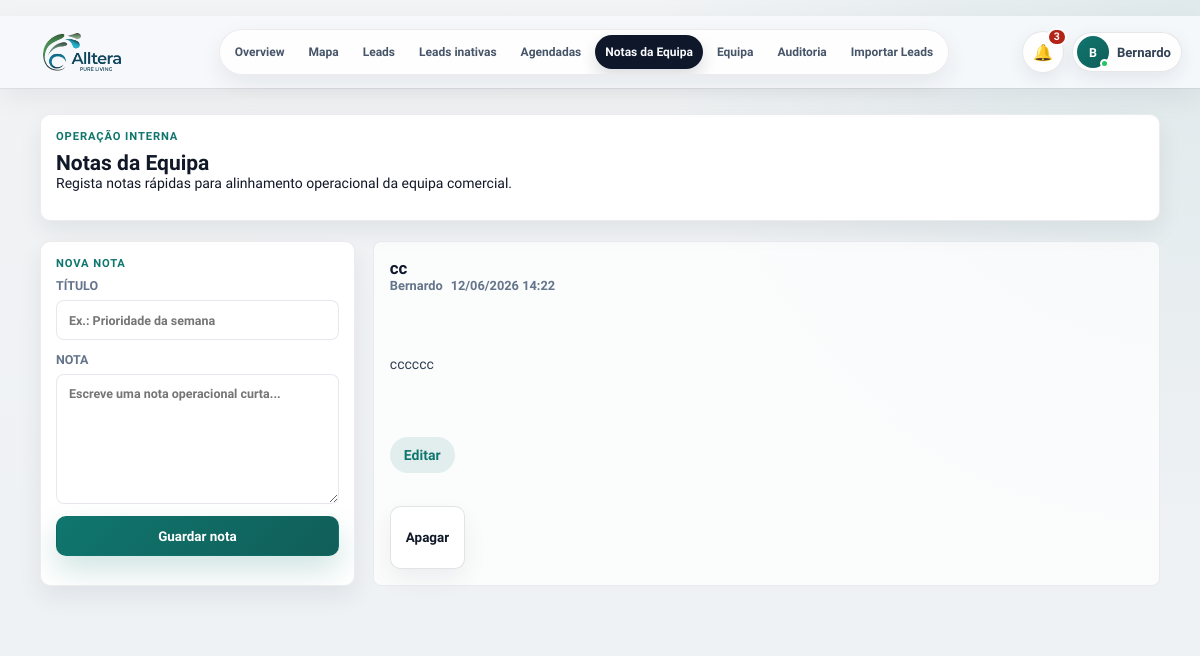
The app's page /notas-equipa (signed in) with its own data.
### PlataformaApoioDecisaoComercial/models.py (models this page shows, shortened)
class User(UserMixin, db.Model):
    __tablename__ = "users"
    id = db.Column(db.Integer, primary_key=True)
    nome = db.Column(db.String(120), nullable=False)
    email = db.Column(db.String(160), nullable=False, unique=True, index=True)
    password_hash = db.Column(db.String(255), nullable=False)
    role = db.Column(db.String(40), nullable=False, default="comercial")
    ativo = db.Column(db.Boolean, nullable=False, default=True)
    approval_status = db.Column(db.String(20), nullable=False, default="approved")
    approved_at = db.Column(db.DateTime, nullable=True)
    approved_by_id = db.Column(db.Integer, nullable=True)
    created_at = db.Column(db.DateTime, default=datetime.utcnow)
    @property
    def is_active(self):
        return bool(self.ativo)
    historico = db.relationship("HistoricoLead", back_populates="user", lazy="dynamic")
    assigned_leads = db.relationship("Lead", back_populates="assigned_to", lazy="dynamic")
    notas_equipa = db.relationship("EquipaNota", back_populates="autor", lazy="dynamic")

class EquipaNota(db.Model):
    __tablename__ = "equipa_nota"
    id = db.Column(db.Integer, primary_key=True)
    titulo = db.Column(db.String(140), nullable=False)
    conteudo = db.Column(db.Text, nullable=False)
    autor_id = db.Column(db.Integer, db.ForeignKey("users.id"), nullable=True, index=True)
    created_at = db.Column(db.DateTime, default=datetime.utcnow, nullable=False)
    updated_at = db.Column(db.DateTime, default=datetime.utcnow, onupdate=datetime.utcnow, nullable=False)
    autor = db.relationship("User", back_populates="notas_equipa")

### PlataformaApoioDecisaoComercial/app.py (the view, shortened to what this page needs)
    @app.route("/notas-equipa", methods=["GET", "POST"])
    @login_required
    def notas_equipa():
        notes = (
            EquipaNota.query.options(joinedload(EquipaNota.autor))
            .order_by(EquipaNota.updated_at.desc(), EquipaNota.created_at.desc())
            .all()
        )
        return render_template("notas_equipa.html", notes=notes)

### PlataformaApoioDecisaoComercial/app.py (called while the page is built)
def normalize_lookup(value):
    text = str(value or "").strip().lower()
    text = unicodedata.normalize("NFKD", text)
    return "".join(char for char in text if not unicodedata.combining(char))

def clean_text(value):
    return re.sub(r"\s+", " ", str(value or "").strip())

def parse_time_value(value):
    value = clean_text(value)
    if not value:
        return None
    match = re.fullmatch(r"([01]?\d|2[0-3]):([0-5]\d)(?::[0-5]\d)?", value)
    if not match:
        return None
    return f"{int(match.group(1)):02d}:{match.group(2)}"

def scheduled_time_label(lead):
    return parse_time_value(getattr(lead, "hora_reuniao", None)) or ""

def is_scheduled_lead(lead):
    if not lead or not lead.data_novo_contacto:
        return False
    state = normalize_legacy_state(lead.estado)
    text = normalize_lookup(" ".join([
        lead.estado or "",
        lead.classificacao_observacao or "",
        lead.observacoes or "",
        lead.observacoes_contacto or "",
        lead.motivo_classificacao or "",
    ]))
    if state in SCHEDULED_STATES:
        return True
    return any(token in text for token in [
        "voltar a ligar",
        "contactar mais tarde",
        "reagendada",
        "reagendar",
        "sem interesse para ja",
        "aguardar resposta",
        "ligar depois",
        "voltar a contactar",
    ])

def scheduled_badge_count():
    today = date.today()
    return (
        Lead.query.filter(
            Lead.data_novo_contacto.isnot(None),
            Lead.data_novo_contacto <= today,
            Lead.estado.in_(list(SCHEDULED_STATES)),
        ).count()
    )

def normalize_legacy_state(state):
    value = clean_text(state)
    mapping = {
        "Contactado": "Ligar de volta",
        "Reunião marcada": "Já tratado / no CRM",
        "ReuniÃ£o marcada": "Já tratado / no CRM",
        "Cliente existente": "Já tratado / no CRM",
        "Sem interesse definitivo": "Sem interesse",
    }
    return mapping.get(value, value)

### PlataformaApoioDecisaoComercial/templates/notas_equipa.html (shortened to what this page needs)
{% extends "base.html" %}
{% block content %}
<main class="page-shell team-notes-page">
    <section class="panel team-notes-hero">
        <div>
            <p class="eyebrow">Operação interna</p>
            <h1>Notas da Equipa</h1>
            <p>Regista notas rápidas para alinhamento operacional da equipa comercial.</p>
        </div>
    </section>
    <section class="team-notes-layout">
        <article class="panel">
            <p class="eyebrow">Nova nota</p>
            <form class="team-note-form" method="post" action="{{ url_for('notas_equipa') }}">
                <label>Título
                    <input type="text" name="titulo" maxlength="140" placeholder="Ex.: Prioridade da semana" required>
                </label>
                <label>Nota
                    <textarea name="conteudo" placeholder="Escreve uma nota operacional curta..." required></textarea>
                </label>
                <button class="button" type="submit">Guardar nota</button>
            </form>
        </article>
        <section class="team-notes-list" aria-label="Notas internas">
            {% for note in notes %}
            <article class="team-note">
                <header class="team-note__header">
                    <div>
                        <h2>{{ note.titulo }}</h2>
                        <div class="team-note__meta">
                            <span>{{ note.autor.nome if note.autor else "Equipa Alltera" }}</span>
                            <span>{{ note.updated_at.strftime("%d/%m/%Y %H:%M") if note.updated_at else note.created_at.strftime("%d/%m/%Y %H:%M") }}</span>
                        </div>
                    </div>
                </header>
                <p class="team-note__body">{{ note.conteudo }}</p>
                <div class="team-note__actions">
                    <details>
                        <summary>Editar</summary>
                    </details>
                    <form class="team-note__delete" method="post" action="{{ url_for('apagar_nota_equipa', note_id=note.id) }}">
                        <button class="button secondary" type="submit">Apagar</button>
                    </form>
                </div>
            </article>
            {% else %}
            <article class="panel">
                <p class="empty-state empty-state--quiet">Ainda não existem notas internas.</p>
            </article>
            {% endfor %}
        </section>
    </section>
</main>
{% endblock %}

### PlataformaApoioDecisaoComercial/templates/base.html (shortened to what this page needs)
﻿<!doctype html>
<html lang="pt">
<head>
    <link rel="stylesheet" href="https://unpkg.com/leaflet@1.9.4/dist/leaflet.css">
    <link rel="stylesheet" href="{{ url_for('static', filename='css/styles.css') }}">
</head>
<body>
    <div class="app-shell">
        <header class="topbar topbar--minimal" id="appTopbar" aria-label="Barra superior">
            <a class="topnav-brand" href="{{ url_for('admin_overview') if current_user.is_authenticated and current_user.role == 'admin' else (url_for('mapa_leads') if current_user.is_authenticated else url_for('login')) }}" aria-label="Alltera">
                <span class="topnav-brand__logo" aria-hidden="true">
                    <img src="{{ url_for('static', filename='alltera-logo.png') }}" alt="">
                </span>
            </a>
            {% if current_user.is_authenticated %}
            <nav class="topnav-pill" aria-label="Navegação principal">
                {% if current_user.role == "admin" %}
                <a href="{{ url_for('admin_overview') }}" {% if request.endpoint == 'admin_overview' %}aria-current="page"{% endif %}>Overview</a>
                <a href="{{ url_for('mapa_leads') }}" {% if request.endpoint == 'mapa_leads' %}aria-current="page"{% endif %}>Mapa</a>
                <a href="{{ url_for('todas_leads') }}" {% if request.endpoint == 'todas_leads' %}aria-current="page"{% endif %}>Leads</a>
                <a href="{{ url_for('leads_inativas') }}" {% if request.endpoint == 'leads_inativas' %}aria-current="page"{% endif %}>Leads inativas</a>
                <a href="{{ url_for('agendadas') }}" {% if request.endpoint == 'agendadas' %}aria-current="page"{% endif %}>Agendadas</a>
                <a href="{{ url_for('notas_equipa') }}" {% if request.endpoint == 'notas_equipa' %}aria-current="page"{% endif %}>Notas da Equipa</a>
                <a href="{{ url_for('admin_users') }}" {% if request.endpoint == 'admin_users' %}aria-current="page"{% endif %}>Equipa</a>
                <a href="{{ url_for('historico') }}" {% if request.endpoint == 'historico' %}aria-current="page"{% endif %}>Auditoria</a>
                <a href="{{ url_for('importar_leads') }}" {% if request.endpoint == 'importar_leads' %}aria-current="page"{% endif %}>Importar Leads</a>
                {% endif %}
            </nav>
            {% endif %}
            <div class="topbar__actions">
                {% if current_user.is_authenticated %}
                {% set display_name = current_user.nome or current_user.email %}
                {% set first_name = display_name.split()[0] %}
                <div class="notifications-menu" id="notificationsMenu">
                    <button class="notifications-trigger" id="notificationsButton" type="button" aria-haspopup="menu" aria-expanded="false" aria-controls="notificationsDropdown" title="Notificações operacionais">
                        <span aria-hidden="true">🔔</span>
                        {% if operational_notifications.count > 0 %}
                        <strong>{{ operational_notifications.count }}</strong>
                        {% endif %}
                    </button>
                </div>
                <div class="profile-menu" id="profileMenu">
                    <button class="profile-trigger" id="profileMenuButton" type="button" aria-haspopup="menu" aria-expanded="false" aria-controls="profileDropdown">
                        <span class="profile-avatar" aria-hidden="true">{{ display_name[:1]|upper }}<i></i></span>
                        <span class="profile-trigger__name">{{ first_name }}</span>
                    </button>
                </div>
                {% endif %}
            </div>
        </header>
        <div class="app-shell__content">
            {% block content %}{% endblock %}
        </div>
    </div>
    {% if current_user.is_authenticated %}
    <aside class="command-palette" id="commandPalette" aria-hidden="true">
    </aside>
    <aside class="global-lead-drawer" id="globalLeadDrawer" aria-hidden="true">
    </aside>
    {% endif %}
</body>
</html>

### PlataformaApoioDecisaoComercial/templates/notas_equipa.html (style rules this page uses)
.team-notes-page { display: grid; gap: 20px; }
.team-notes-hero { display: flex; align-items: flex-end; justify-content: space-between; gap: 18px; }
.team-notes-hero h1 { margin: 0; letter-spacing: 0; }
.team-notes-layout { display: grid; grid-template-columns: minmax(280px, 0.4fr) minmax(0, 1fr); gap: 18px; }
.team-note-form { display: grid; gap: 12px; }
.team-note-form label { display: grid; gap: 7px; color: #64748b; font-size: 0.78rem; font-weight: 800; text-transform: uppercase; }
.team-note-form input, .team-note-form textarea { width: 100%; border: 1px solid rgba(148, 163, 184, 0.24); border-radius: 8px; padding: 11px 12px; background: rgba(255, 255, 255, 0.88); color: #0f172a; font: inherit; outline: none; }
.team-note-form textarea { min-height: 130px; resize: vertical; }
.team-notes-list { display: grid; gap: 14px; }
.team-note { display: grid; gap: 14px; border: 1px solid rgba(148, 163, 184, 0.18); border-radius: 8px; padding: 16px; background: rgba(255, 255, 255, 0.72); }
.team-note__header { display: flex; align-items: flex-start; justify-content: space-between; gap: 16px; }
.team-note__header h2 { margin: 0; color: #0f172a; font-size: 1.05rem; letter-spacing: 0; }
.team-note__meta { display: flex; flex-wrap: wrap; gap: 8px; color: #64748b; font-size: 0.8rem; font-weight: 700; }
.team-note__body { margin: 0; color: #334155; line-height: 1.65; white-space: pre-wrap; }
.team-note__actions { display: flex; flex-wrap: wrap; gap: 10px; }
.team-note__actions details { flex: 1 1 100%; }
.team-note__actions summary { display: inline-flex; min-height: 36px; align-items: center; border-radius: 999px; padding: 0 14px; background: rgba(15, 118, 110, 0.1); color: #0f766e; font-weight: 800; cursor: pointer; }
.team-note__delete { margin: 0; }

### records on screen
User: nome "B", nome "Bernardo"
EquipaNota: titulo "cc", autor "Bernardo", updated_at "12/06/2026 14:22", conteudo "cccccc"

### other values on screen
{{ operational_notifications.count }} "3"
